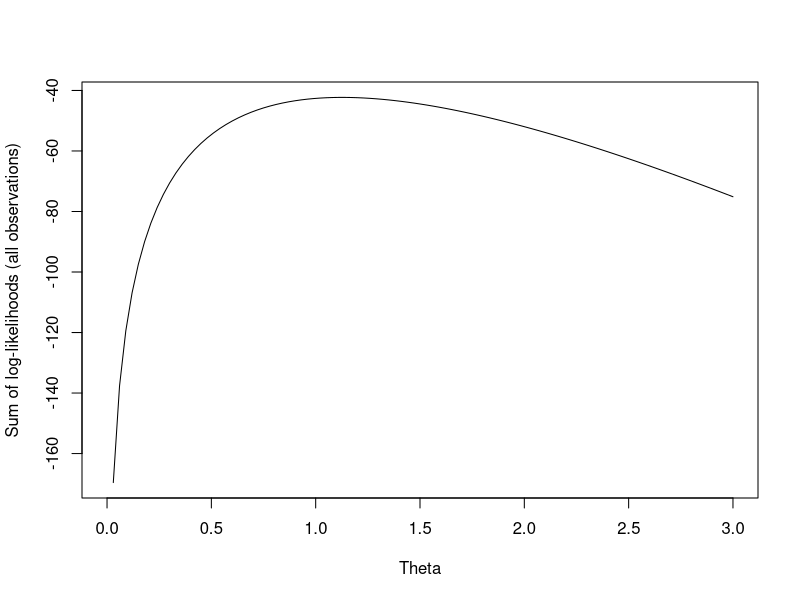
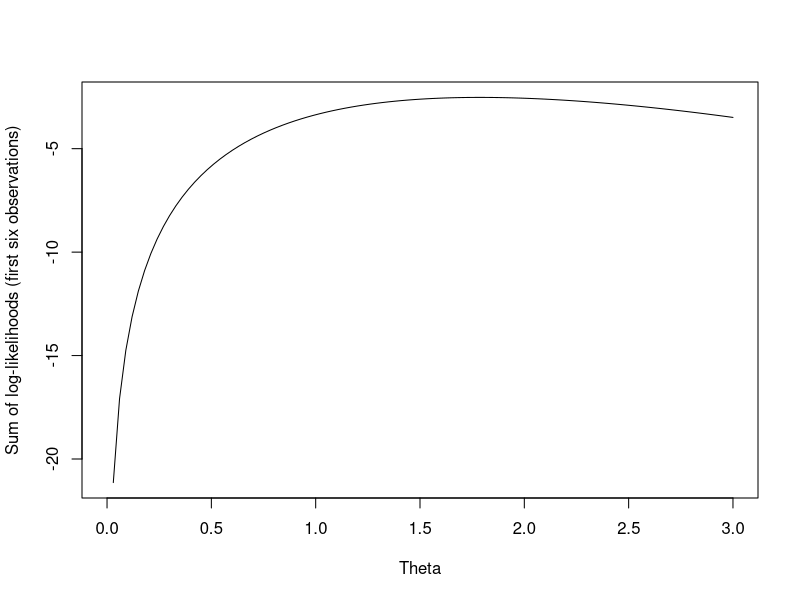
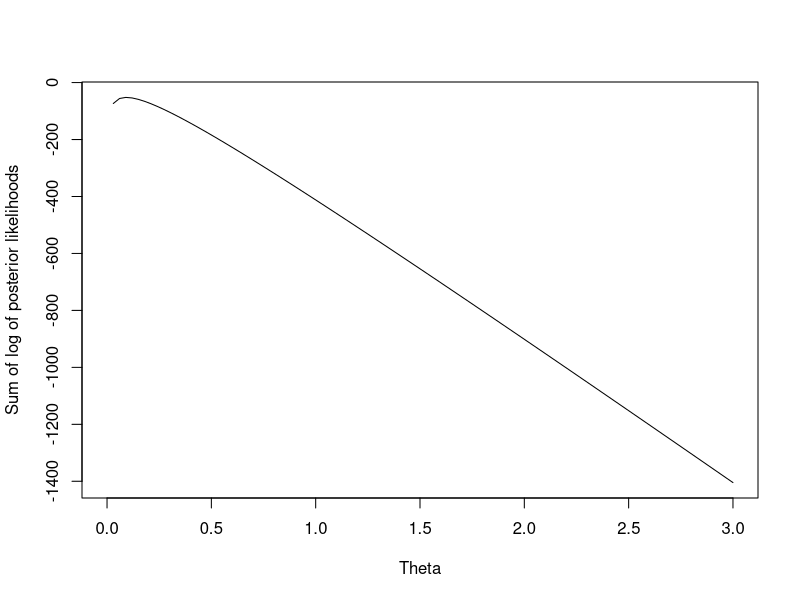
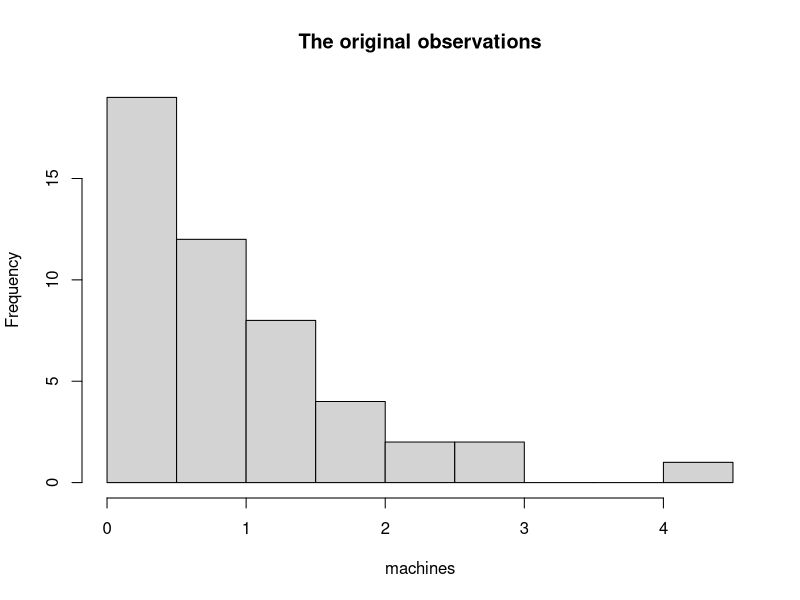
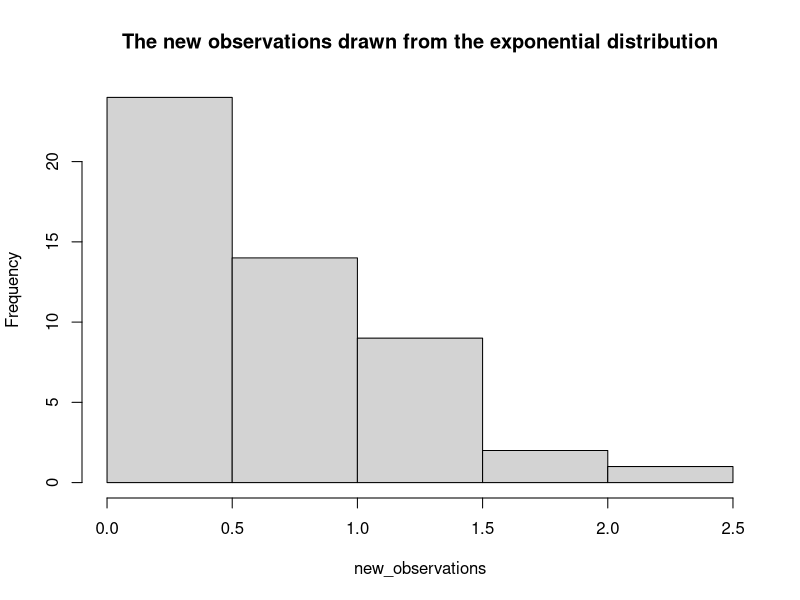

Recreate these plots in R, in order.
# load data from csv and convert to matrix
# if csv is using comma separator of decimal points,
# change to data = "," in argument passed to read.csv()

data_csv = read.csv("machines.csv", header = TRUE, sep = ",", quote = "\"",
                    dec = ".", fill = TRUE, comment.char = "")
machines = as.matrix(data_csv)

# the probability function used to calculate the log-likelihood
probability=function(theta, data) {
  return (theta * exp((-theta) * data))
}

# sum of log-likelihoods function, returns sum of the log-likelihoods using all observations
sum_log_likelihood=function(theta) {
  return(sum(log(probability(theta, machines))))
}

# sum of log-likelihoods function, returns sum of the log-likelihoods using just the first 6 observations
sum_log_likelihood2=function(theta) {
  return(sum(log(probability(theta, machines[1:6]))))
}

# prior probability for theta for the bayesian model
prior_probability=function(theta) {
  return (10 * exp(-10 * theta))
}

# sum of log of posterior likelihoods
sum_log_posterior_likelihood=function(theta) {
  return (sum(log(probability(theta, machines)*prior_probability(theta))))
}

# function needs to be vectorized to be accepted by curve.. obviously! (?)
f <- Vectorize(sum_log_likelihood)
# plot function for values of theta from 0 to 3
curve(f, from=0, to=3, xlab="Theta", ylab="Sum of log-likelihoods (all observations)")
# find the theta value that maximizes the sum of log-likelihoods function with all observations
max_likelihood_all = optimize(f, interval=c(0, 3), maximum=TRUE)
cat("max log-likelihood value using all observations is given by theta =", max_likelihood_all$maximum, "\n")

# repeat using only the first six observations in 'machines' 
# (can't figure out how to pass several arguments when plotting with curve() function)
f2 <- Vectorize(sum_log_likelihood2)
curve(f2, from=0, to=3, xlab="Theta", ylab="Sum of log-likelihoods (first six observations)")
max_likelihood_first6 = optimize(f2, interval=c(0, 3), maximum=TRUE)
cat("max log-likelihood value using only first 6 observations is given by theta =", max_likelihood_first6$maximum, "\n")

# use the log-likelihood function where theta has a prior probability (bayesian model)
f3 <- Vectorize(sum_log_posterior_likelihood)
curve(f3, from=0, to=3, xlab="Theta", ylab="Sum of log of posterior likelihoods")
max_likelihood_bayesian = optimize(f3, interval=c(0, 3), maximum=TRUE)
cat("max log-likelihood in p(x, theta) gives optimal theta =", max_likelihood_bayesian$maximum, "\n")

# generate 50 new observations from the exponential distribution
new_observations = rexp(50, rate = max_likelihood_all$maximum)

# plot histograms with the old and new observations
hist(machines, plot=TRUE, main="The original observations")
hist(new_observations, plot=TRUE, main="The new observations drawn from the exponential distribution")